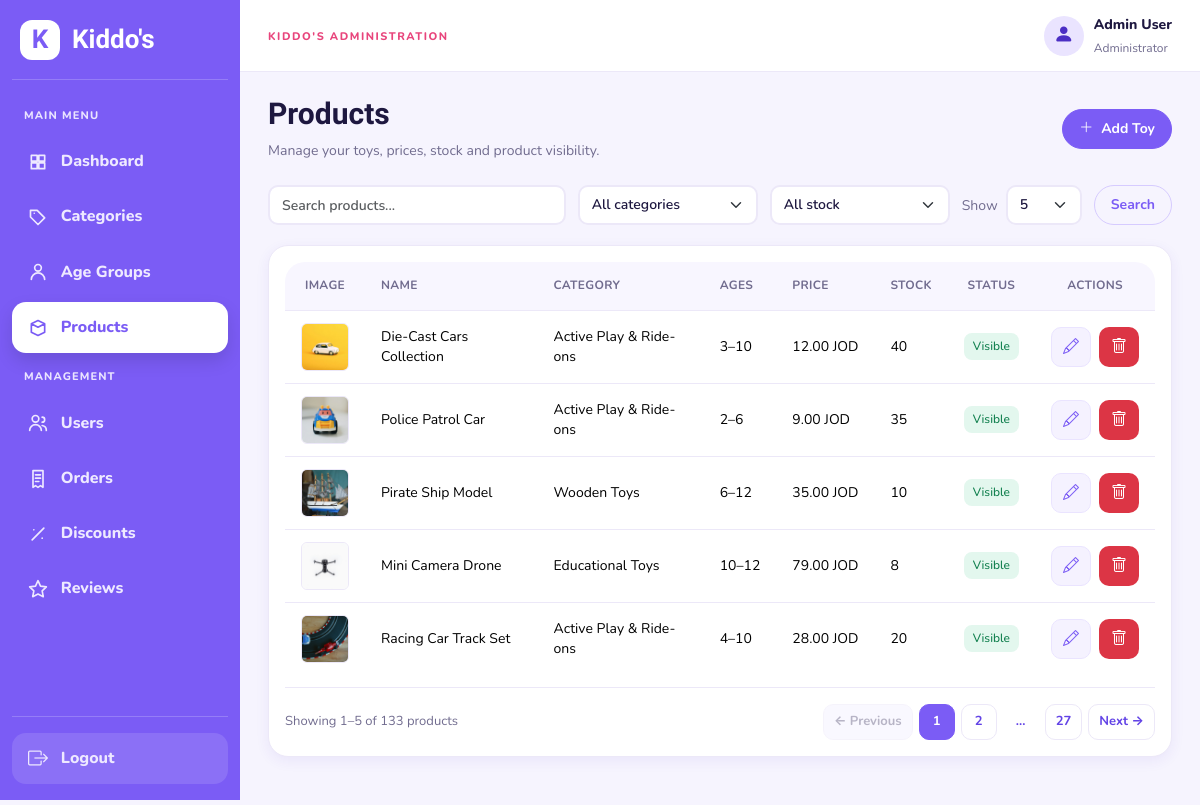
/admin/products.php (signed in), run on the app's committed database.
### tables this page shows
CREATE TABLE IF NOT EXISTS `products` (
  `id` int(10) UNSIGNED NOT NULL AUTO_INCREMENT,
  `category_id` int(10) UNSIGNED NOT NULL,
  `name` varchar(120) NOT NULL,
  `description` text NOT NULL,
  `instructions` text DEFAULT NULL,
  `price` decimal(8,2) NOT NULL,
  `stock` int(10) UNSIGNED NOT NULL DEFAULT 0,
  `gender` enum('girls','boys','unisex') NOT NULL DEFAULT 'unisex',
  `min_age` tinyint(3) UNSIGNED NOT NULL,
  `max_age` tinyint(3) UNSIGNED NOT NULL,
  `image` varchar(255) DEFAULT NULL,
  `is_active` tinyint(1) NOT NULL DEFAULT 1,
  `created_at` datetime NOT NULL DEFAULT current_timestamp(),
  `updated_at` datetime NOT NULL DEFAULT current_timestamp() ON UPDATE current_timestamp(),
  PRIMARY KEY (`id`),
  KEY `idx_products_filters` (`category_id`,`gender`,`min_age`,`max_age`)
);

CREATE TABLE IF NOT EXISTS `categories` (
  `id` int(10) UNSIGNED NOT NULL AUTO_INCREMENT,
  `name` varchar(60) NOT NULL,
  `slug` varchar(60) NOT NULL,
  `description` varchar(255) DEFAULT NULL,
  `icon` varchar(50) DEFAULT NULL,
  `image` varchar(255) DEFAULT NULL,
  `created_at` datetime NOT NULL DEFAULT current_timestamp(),
  PRIMARY KEY (`id`),
  UNIQUE KEY `uq_categories_name` (`name`),
  UNIQUE KEY `uq_categories_slug` (`slug`)
);

### classes/AdminTable.php (called while the page is built, shortened)
<?php
class AdminTable
{
    private $pdo;
    public function __construct($pdo)
    {
        $this->pdo = $pdo;
    }
    public function getPage($type, $request)
    {
        $search = isset($request['search']) && is_string($request['search']) ? trim($request['search']) : '';
        $search = substr($search, 0, 120);
        $size = isset($request['per_page']) && is_scalar($request['per_page']) ? (string) $request['per_page'] : '5';
        $size = in_array($size, ['5', '10', '20', '50'], true) ? (int) $size : 5;
        $requestedPage = isset($request['page']) && is_string($request['page']) && ctype_digit($request['page']) ? (int) $request['page'] : 1;
        $where = [];
        $params = [];
        $filters = [];
        $query = ['search' => $search, 'per_page' => $size];
        switch ($type) {
            case 'products':
                $select = 'p.*, c.name AS category_name';
                $from = 'products p INNER JOIN categories c ON c.id = p.category_id';
                $order = 'p.id DESC';
                $category = isset($request['category_id']) && is_string($request['category_id']) && ctype_digit($request['category_id']) ? $request['category_id'] : '';
                $stock = isset($request['stock']) && is_string($request['stock']) && in_array($request['stock'], ['in_stock', 'out_of_stock'], true) ? $request['stock'] : '';
                $options = ['' => 'All categories'];
                foreach ($this->pdo->query('SELECT id, name FROM categories ORDER BY name')->fetchAll(PDO::FETCH_ASSOC) as $row) {
                    $options[$row['id']] = $row['name'];
                }
                $filters[] = ['name' => 'category_id', 'label' => 'Category', 'value' => $category, 'options' => $options];
                $filters[] = ['name' => 'stock', 'label' => 'Stock', 'value' => $stock, 'options' => ['' => 'All stock', 'in_stock' => 'In stock', 'out_of_stock' => 'Out of stock']];
                $query += ['category_id' => $category, 'stock' => $stock];
                break;
        }
        $condition = $where ? ' WHERE ' . implode(' AND ', $where) : '';
        $statement = $this->pdo->prepare('SELECT COUNT(*) FROM ' . $from . $condition);
        $statement->execute($params);
        $total = (int) $statement->fetchColumn();
        $pages = max(1, (int) ceil($total / $size));
        $page = min(max(1, $requestedPage), $pages);
        $offset = ($page - 1) * $size;
        $statement = $this->pdo->prepare('SELECT ' . $select . ' FROM ' . $from . $condition . ' ORDER BY ' . $order . ' LIMIT ? OFFSET ?');
        $statement->bindValue(count($params) + 1, $size, PDO::PARAM_INT);
        $statement->bindValue(count($params) + 2, $offset, PDO::PARAM_INT);
        $statement->execute();
        return ['rows' => $statement->fetchAll(PDO::FETCH_ASSOC), 'total' => $total, 'page' => $page, 'pages' => $pages,
            'size' => $size, 'start' => $total ? $offset + 1 : 0, 'end' => min($offset + $size, $total),
            'search' => $search, 'query' => $query, 'filters' => $filters, 'type' => $type];
    }
}

### admin/products.php (the view, shortened to what this page needs)
<?php
require_once __DIR__ . '/../includes/init.php';
require_once __DIR__ . '/../classes/AdminTable.php';
$adminTable = new AdminTable($pdo);
$pagination = $adminTable->getPage('products', $_GET);
$products = $pagination['rows'];
function h($value): string
{
    return htmlspecialchars((string)$value, ENT_QUOTES, 'UTF-8');
}
require_once __DIR__ . '/../includes/admin/layout_start.php';
?>
<div class="product-page">
    <div class="admin-page-header">
        <div>
<h1>Products</h1>
<p>Manage your toys, prices, stock and product visibility.</p>
</div>
        <a class="btn btn-primary d-inline-flex align-items-center gap-2" href="add_product.php">
            <i class="bi bi-plus-lg" aria-hidden="true"></i>
            Add Toy
        </a>
    </div>
    <?php require __DIR__ . '/../includes/admin/table_toolbar.php'; ?>
<div class="admin-card">
        <div class="table-responsive"><table class="table admin-table align-middle admin-table-consistent admin-table-products">
            <thead>
                <tr>
                    <th>Image</th>
                    <th>Name</th>
                    <th>Category</th>
                    <th>Ages</th>
                    <th>Price</th>
                    <th>Stock</th>
                    <th>Status</th>
                    <th>Actions</th>
                </tr>
            </thead>
            <tbody>
            <?php if (!empty($products)): ?>
                <?php foreach ($products as $item): ?>
                    <tr>
                        <td>
                            <?php if (!empty($item['image'])): ?>
                                <img
                                    class="rounded border object-fit-cover" width="64" height="64"
                                    src="../<?= h($item['image']) ?>"
                                    alt="<?= h($item['name']) ?>"
                                >
                            <?php else: ?>
                                <div class="text-muted small">No image</div>
                            <?php endif; ?>
                        </td>
                        <td><?= h($item['name']) ?></td>
                        <td><?= h($item['category_name'] ?? 'Uncategorized') ?></td>
                        <td>
                            <?= h($item['min_age'] ?? 0) ?>–<?= h($item['max_age'] ?? 0) ?>
                        </td>
                        <td>
                            <?= number_format((float)$item['price'], 2) ?> JOD
                        </td>
                        <td><?= h($item['stock']) ?></td>
                        <td>
                            <?php if (!empty($item['is_active'])): ?>
                                <span class="badge bg-success">Visible</span>
                            <?php else: ?>
                                <span class="badge bg-secondary">Hidden</span>
                            <?php endif; ?>
                        </td>
                        <td>
                            <div class="admin-actions">
                                <a
                                    class="btn admin-action-btn admin-action-edit"
                                    href="edit_product.php?id=<?= (int)$item['id'] ?>"
                                    title="Edit product"
                                    aria-label="Edit product"
                                ><i class="bi bi-pencil" aria-hidden="true"></i></a>
                                <form
                                    method="post"
                                    action="delete_product.php"
                                >
                                    <button
                                        type="submit"
                                        class="btn admin-action-btn admin-action-delete"
                                        title="Delete product"
                                        aria-label="Delete product"
                                    ><i class="bi bi-trash" aria-hidden="true"></i></button>
                                </form>
                            </div>
                        </td>
                    </tr>
                <?php endforeach; ?>
            <?php endif; ?>
            </tbody>
        </table></div><?php require __DIR__ . '/../includes/admin/table_pagination.php'; ?>
    </div>
</div>
<?php require_once __DIR__ . '/../includes/admin/layout_end.php'; ?>

### assets/css/admin-polish.css (style rules this page uses)
.admin-body { --admin-sidebar-width:240px;--admin-topbar-height:72px;font-size:14px;line-height:1.5 }
.admin-body .admin-page-header { display:flex;flex-wrap:wrap;align-items:center;justify-content:space-between;gap:16px;margin-bottom:24px }
.admin-body .admin-page-header h1 { font-size:30px;line-height:1.2;margin:0 0 8px }
.admin-body .admin-page-header p { font-size:14px;line-height:1.5;margin:0;color:var(--admin-muted) }
.admin-body .admin-card { padding:20px;border-radius:16px;min-width:0;box-shadow:0 4px 16px #30204e05 }
.admin-body .admin-content .btn:not(.admin-action-btn):not(.btn-close) { min-height:40px;padding:9px 16px;font-size:14px;line-height:1.4 }
.admin-body .admin-action-btn { width:38px;height:38px;min-width:38px;min-height:38px }
.admin-body .admin-action-btn i { font-size:16px }
.admin-body :is(button,a,input,select,textarea,summary):focus-visible { outline:3px solid #bba8fa;outline-offset:3px }
.admin-body .table-responsive { width:100%;max-width:100%;overflow-x:auto;overscroll-behavior-inline:contain }
.admin-body .admin-table { margin-bottom:0 }
.admin-body .admin-table-consistent thead th { padding:14px 16px;height:48px;font-size:12px;font-weight:700;letter-spacing:.025em;vertical-align:middle }
.admin-body .admin-table-consistent tbody td,.admin-body .admin-table-consistent tfoot :is(td,th) { padding:12px 16px;height:60px;font-size:14px;vertical-align:middle }
.admin-body .admin-table tbody tr>td { transition:background-color 150ms ease }
.admin-body .admin-table .badge { font-size:12px;line-height:1.4;padding:5px 9px;border-radius:8px;font-weight:500;white-space:nowrap }
.admin-body .admin-table :is(img,.product-image-placeholder) { max-width:48px;width:48px;height:48px;object-fit:cover;border-radius:10px }

### data on the page
products: image (picture), name "Die-Cast Cars Collection", category.name "Active Play & Ride-ons", min_age "3", max_age "10", price "12.00", stock "40", is_active "Visible"
products: image (picture), name "Police Patrol Car", category.name "Active Play & Ride-ons", min_age "2", max_age "6", price "9.00", stock "35", is_active "Visible"
products: image (picture), name "Pirate Ship Model", category.name "Wooden Toys", min_age "6", max_age "12", price "35.00", stock "10", is_active "Visible"
products: image (picture), name "Mini Camera Drone", category.name "Educational Toys", min_age "10", max_age "12", price "79.00", stock "8", is_active "Visible"
products: image (picture), name "Racing Car Track Set", category.name "Active Play & Ride-ons", min_age "4", max_age "10", price "28.00", stock "20", is_active "Visible"

### other printed values
$_SESSION['user_name'] "Admin User"
$pagination['start'] "1"
$pagination['end'] "5"
$pagination['total'] "133"
str_replace('_', ' ', $pagination['type']) "products"
$number "1"
$number "2"
$number "27"
form field category_id "All categories"
form field stock "All stock"
form field per_page "5"
